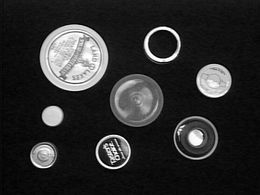
%> input picture Lab/Lab7/c1.tiff, 260 x 195 px, shrunk from 640 x 480 before the run
$ octave abi1.m   (GNU Octave 9; MATLAB toolbox functions it lacks are replaced by stand-ins)
%> lines starting %> are read from the running program, lines starting %| are printed output that depends on the picture; in (x1, y1, x2, y2) boxes, pixels count from 0 and x2, y2 are one past the last pixel; in counts of white or black regions, pixels touching at a corner belong together; the program's own positions count from 1
clear;
clc;
image1 = imread('c1.tiff');
%> image1 is the input picture: size 195x260 uint8; min 0, max 255, mean 45.2
image1 = imresize(image1, 0.5, 'bilinear');
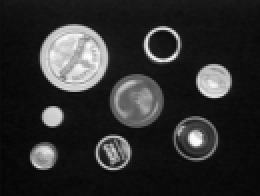
%> image1: size 98x130 uint8 (shown 2 times larger); min 4, max 253, mean 45.2
edge1 = edge(image1,'canny',0.42);
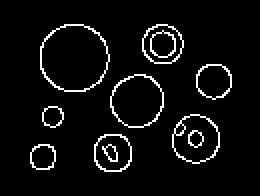
%> edge1: size 98x130 logical (shown 2 times larger); 5.3% white in thin lines or dots, all inside (x1, y1, x2, y2) = (15, 12, 116, 86)
imshow(edge1);

[row, column]=size(edge1);
%> row = 98; column = 130
[parametersx,parametersy]=find(edge1==1);
%> parametersx = 675 values from 13 to 86; parametersy = 675 values from 16 to 116
parameterspace=zeros(row,column,round(min(row,column)/2));
for x=1:row
    for y=1:column
        for radius=1:row/4
            tempx=parametersx-x;
            tempy=parametersy-y;
            tempspace=tempx.^2+tempy.^2;
            plusone=find(tempspace==radius^2);
            for one=1:length(plusone)
                parameterspace(x,y,radius)=parameterspace(x,y,radius)+1;
            end
        end
    end
end

newpspace=zeros(x,y,radius);
for rad=1:row/4
    tempr=rad-1;
    while tempr<1
        tempr=tempr+1;
    end
    while tempr<rad+1 && tempr<=row/4
        newpspace(:,:,rad)=newpspace(:,:,rad)+parameterspace(:,:,tempr);
        tempr=tempr+1;
    end
end

plotedx=[];
plotedy=[];
for x=1:row
    for y=1:column
        for r=1:row/4

            if newpspace(x,y,r)>9
                checknear=(plotedx-x).^2+(plotedy-y).^2;
                if find(checknear<40)>0
                else
                    plotedx=[plotedx,x];
                    plotedy=[plotedy,y];
                    hold on
                    plot(y,x,'g+');
                    drawcircle(y,x,r);
                end
            end
        end
    end
end
%> after the loop, checknear = [3541 2665 820 1224]; plotedx = [23 29 51 59 77]; plotedy = [82 38 69 27 57]
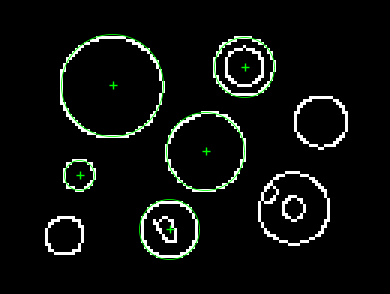
%> figure redrawn from the program's plot data; shown 3 times larger

hold off
